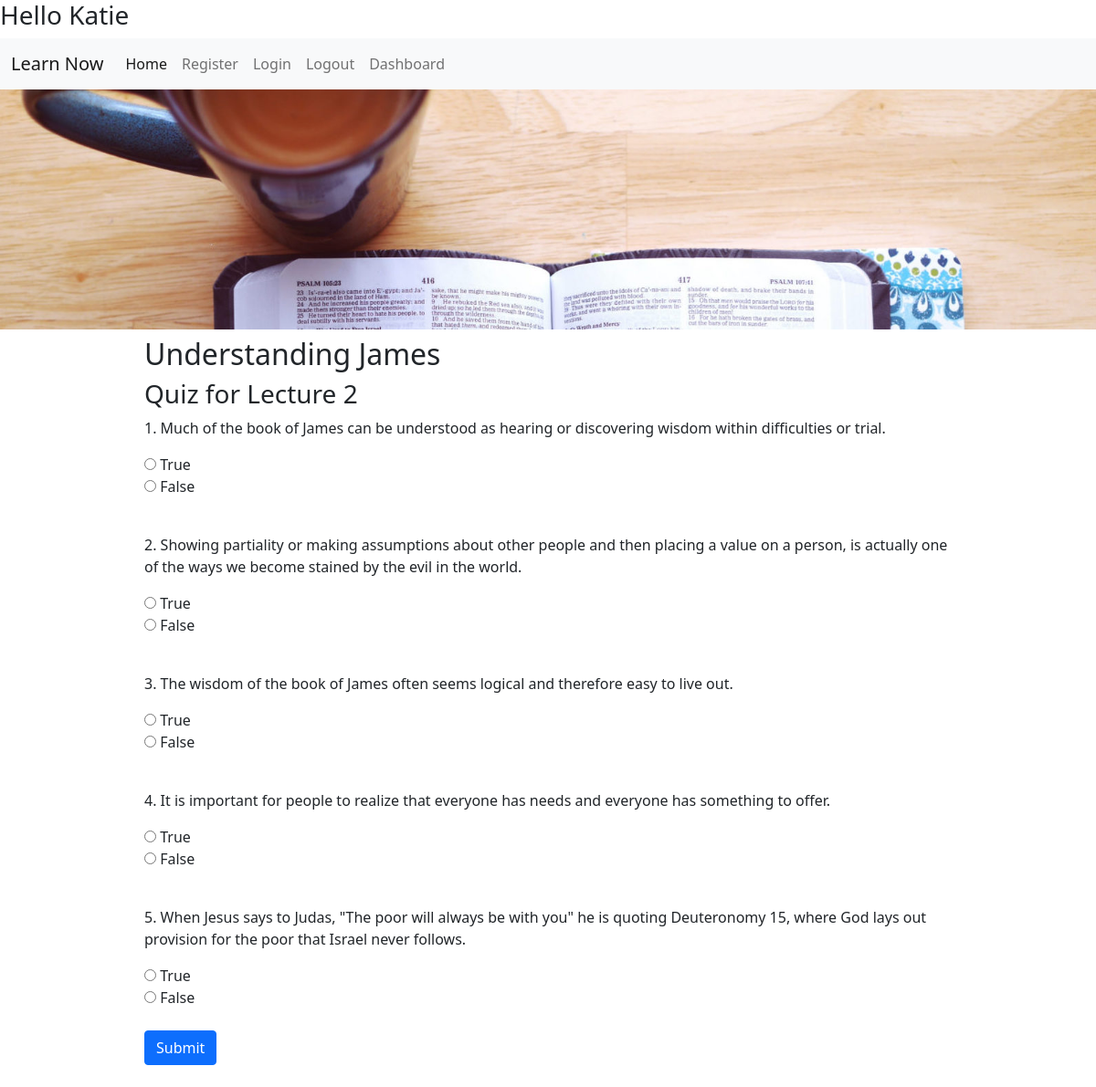
Page /quiz/2/2 (signed in) on the committed database.
### Learn_Now/models.py (models this page shows, shortened)
class Course(models.Model):
    course_unit = models.ForeignKey("Course_Unit", on_delete=models.CASCADE, blank=True, null=True, default=None, related_name="course_unit")
    course_name = models.CharField(max_length=70)
    course_info = models.CharField(max_length=600, blank=True)
    num_assign = models.IntegerField(blank=True, default=3)
    intro_vid = models.URLField(max_length=220, blank=True)
    passed = models.BooleanField(blank=True, null=True)
    current = models.BooleanField(blank=True, null=True)
    future = models.BooleanField(blank=True, null=True)
    current_students = models.ManyToManyField(User, blank=True, related_name="current_students")
    students_completed = models.ManyToManyField(User, blank=True, related_name="students_completed")

class Quiz(models.Model):
    course = models.ForeignKey('Course', on_delete=models.CASCADE, blank=True, related_name="course")
    assign_num = models.IntegerField(default=0)
    question_1 = models.CharField(max_length=300)
    quest1_ans = models.BooleanField()
    question_2 = models.CharField(max_length=300)
    quest2_ans = models.BooleanField()
    question_3 = models.CharField(max_length=300)
    quest3_ans = models.BooleanField()
    question_4 = models.CharField(max_length=300)
    quest4_ans = models.BooleanField()
    question_5 = models.CharField(max_length=300)
    quest5_ans = models.BooleanField()

### Learn_Now/views.py (the view)
# urls.py: path("quiz/<int:course_id>/<int:quiz_num>", views.quiz, name="quiz"),
@login_required
def quiz(request, course_id, quiz_num):
    q_course = Course.objects.get(pk=course_id)
    course_name = q_course.course_name
    quiz_info = Quiz.objects.get(course=q_course, assign_num=int(quiz_num))
    if request.method == "POST":
        print("you submitted form")
    return render(request, "Learn_Now/quiz.html", {
        "course_id": course_id,
        "quiz_num": quiz_num,
        "q_course": q_course,
        "quiz_info": quiz_info,
        "course_name": course_name,
    })

### Learn_Now/templates/Learn_Now/quiz.html (shortened to what this page needs)
{% extends "Learn_Now/layout.html" %}
{% load static %}
{% block body %}
<div class="unit-center">
        <div>
            <h2>Understanding {{course_name}}</h2>
            <h3>Quiz for Lecture {{quiz_num}}</h3>
        </div>
        <div class="quiz_questions">
            <form id="quiz_form" action="{% url 'save_quiz' course_name quiz_num %}" method="POST">
                <p>1. {{quiz_info.question_1}}<p>
                    <input type="radio" id="ans_q_1_T" value="True" name="quest_1">
                    <label for="ans_q_1_T">True</label><br>
                    <input type="radio" id="ans_q_1_F" value="False" name="quest_1">
                    <label for="ans_q_1_F">False</label><br>
                <br>
                <p>2. {{quiz_info.question_2}}<p>
                    <input type="radio" id="ans_q_2_T" value="True" name="quest_2">
                    <label for="ans_q_2_T">True</label><br>
                    <input type="radio" id="ans_q_2_F" value="False" name="quest_2">
                    <label for="ans_q_2_F">False</label><br>
                <br>
                <p>3. {{quiz_info.question_3}}<p>
                    <input type="radio" id="ans_q_3_T" value="True" name="quest_3">
                    <label for="ans_q_3_T">True</label><br>
                    <input type="radio" id="ans_q_3_F" value="False" name="quest_3">
                    <label for="ans_q_3_F">False</label><br>
                <br>
                <p>4. {{quiz_info.question_4}}<p>
                    <input type="radio" id="ans_q_4_T" value="True" name="quest_4">
                    <label for="ans_q_4_T">True</label><br>
                    <input type="radio" id="ans_q_4_F" value="False" name="quest_4">
                    <label for="ans_q_4_F">False</label><br>
                <br>
                <p>5. {{quiz_info.question_5}}<p>
                    <input type="radio" id="ans_q_5_T" value="True" name="quest_5">
                    <label for="ans_q_5_T">True</label><br>
                    <input type="radio" id="ans_q_5_F" value="False" name="quest_5">
                    <label for="ans_q_5_F">False</label><br>
                <br>
                <input type="submit" class="btn btn-primary" value="Submit"><br>
            </form>
        </div>
</div>
{% endblock %}

### Learn_Now/static/Learn_Now/style1.css (style rules this page uses)
.unit-center { padding: 8px; display: block; margin-left: auto; margin-right: auto; width: 75%; }

### rows in the picture
Course: course_name "James"
Quiz: question_1 "Much of the book of James can be understood as hearing or discovering wisdom within difficulties or trial.", question_2 "Showing partiality or making assumptions about other people and then placing a value on a person, is actually one of the ways we become stained by the evil in the world.", question_3 "The wisdom of the book of James often seems logical and therefore easy to live out.", question_4 "It is important for people to realize that everyone has needs and everyone has something to offer.", question_5 "When Jesus says to Judas, \"The poor will always be with you\" he is quoting Deuteronomy 15, where God lays out provision for the poor that Israel never follows."

### other values in the picture
{{ quiz_num }} "2"
